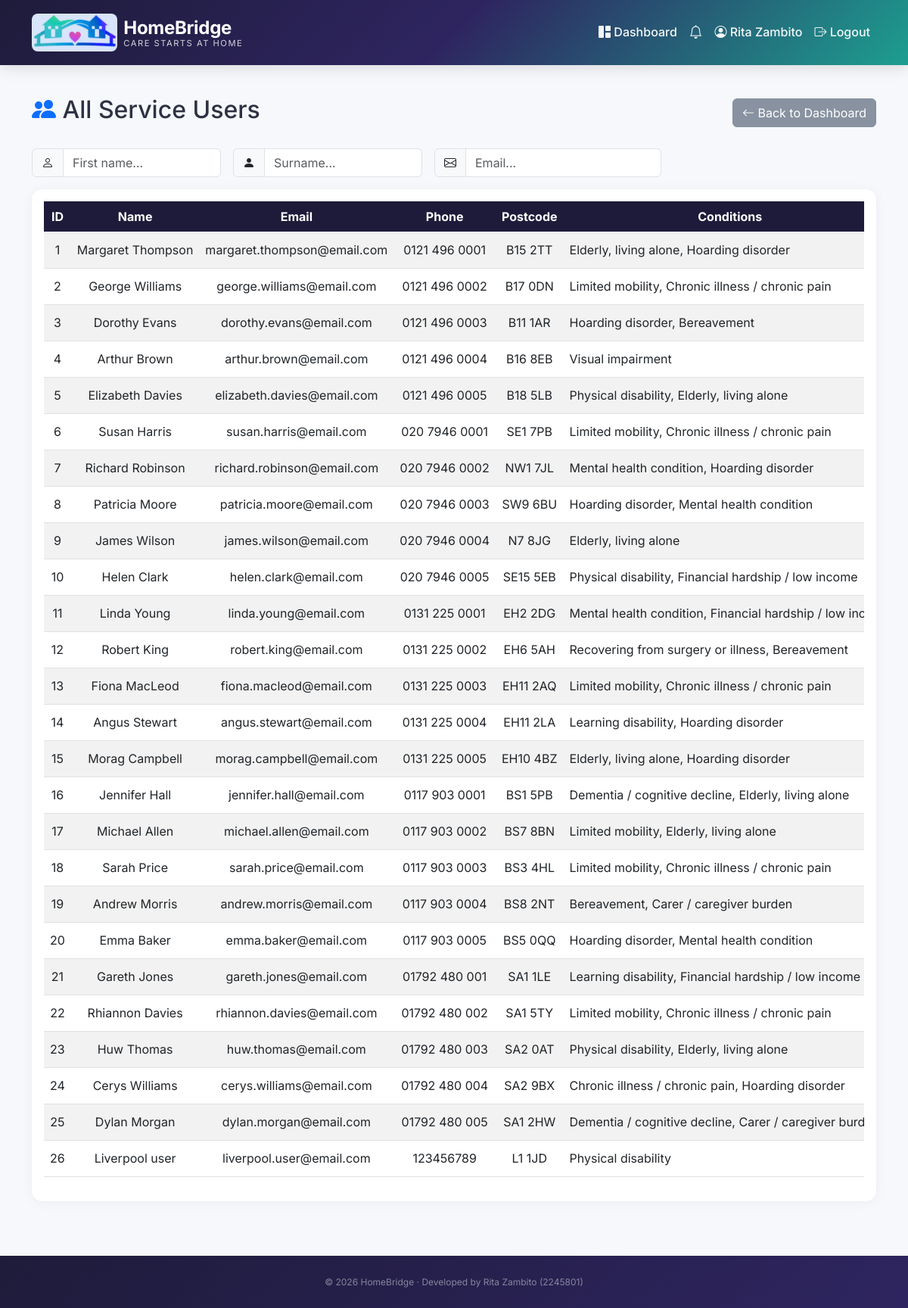
Screenshot of /admin/users (signed in) with the database file from the repository.
### app.py (models this page shows)
class Admin(db.Model):
    __tablename__ = 'admins'
    id = db.Column(db.Integer, primary_key=True)
    name = db.Column(db.String(100), nullable=False)
    email = db.Column(db.String(120), unique=True, nullable=False)
    password = db.Column(db.String(200), nullable=False)

class ServiceUser(db.Model):
    __tablename__ = 'service_users'
    id = db.Column(db.Integer, primary_key=True)
    name = db.Column(db.String(100), nullable=False)
    email = db.Column(db.String(120), unique=True, nullable=False)
    password = db.Column(db.String(200), nullable=False)
    phone = db.Column(db.String(20))
    address = db.Column(db.String(200))
    postcode = db.Column(db.String(10))
    latitude = db.Column(db.Float)  # Cached coordinates
    longitude = db.Column(db.Float)  # Cached coordinates
    conditions = db.Column(db.Text)
    emergency_contact = db.Column(db.String(20))
    registered_date = db.Column(db.DateTime, default=uk_now)
    status = db.Column(db.String(20), default='active')

### app.py (the view)
@app.route('/admin/users')
@login_required
def admin_users():
    if current_user.user_type != 'admin':
        flash('Access denied', 'danger')
        return redirect(url_for('index'))
    users = ServiceUser.query.order_by(ServiceUser.id.asc()).all()
    return render_template('admin/users.html', users=users)

### app.py (called while the page is built)
@login_manager.user_loader
def load_user(user_id):
    user_type, actual_id = user_id.split('_')
    actual_id = int(actual_id)
    if user_type == 'user':
        user_obj = ServiceUser.query.get(actual_id)
        if user_obj:
            return User(user_id, user_obj.email, user_obj.name, 'user')
    elif user_type == 'volunteer':
        volunteer_obj = Volunteer.query.get(actual_id)
        if volunteer_obj:
            return User(user_id, volunteer_obj.email, volunteer_obj.name, 'volunteer')
    elif user_type == 'admin':
        admin_obj = Admin.query.get(actual_id)
        if admin_obj:
            return User(user_id, admin_obj.email, admin_obj.name, 'admin')
    return None

@app.after_request
def add_no_cache(response):
    response.headers['Cache-Control'] = 'no-cache, no-store, must-revalidate'
    response.headers['Pragma'] = 'no-cache'
    response.headers['Expires'] = '0'
    return response

@app.context_processor
def inject_notification_count():
    if hasattr(current_user, 'is_authenticated') and current_user.is_authenticated:
        actual_id = int(current_user.id.split('_')[1])
        count = Notification.query.filter_by(
            recipient_id=actual_id,
            recipient_type=current_user.user_type,
            is_read=False
        ).count()
        return {'unread_notifications': count}
    return {'unread_notifications': 0}

### templates/admin/users.html (shortened to what this page needs)
{% extends "base.html" %}
{% block content %}
<div class="d-flex justify-content-between align-items-center mb-4">
    <h2><i class="bi bi-people-fill text-primary"></i> All Service Users</h2>
    <a href="{{ url_for('admin_dashboard') }}" class="btn btn-secondary">
        <i class="bi bi-arrow-left"></i> Back to Dashboard
    </a>
</div>
{% if users %}
    <div class="mb-3 d-flex gap-3">
        <div class="input-group" style="max-width: 250px;">
            <span class="input-group-text"><i class="bi bi-person"></i></span>
            <input type="text" id="userFirstName" class="form-control" placeholder="First name..." onkeyup="filterUsers()">
        </div>
        <div class="input-group" style="max-width: 250px;">
            <span class="input-group-text"><i class="bi bi-person-fill"></i></span>
            <input type="text" id="userSurname" class="form-control" placeholder="Surname..." onkeyup="filterUsers()">
        </div>
        <div class="input-group" style="max-width: 300px;">
            <span class="input-group-text"><i class="bi bi-envelope"></i></span>
            <input type="text" id="userEmail" class="form-control" placeholder="Email..." onkeyup="filterUsers()">
        </div>
    </div>
    <div class="card">
        <div class="card-body">
            <div class="table-responsive">
                <table class="table table-striped table-hover text-center align-middle" style="white-space: nowrap;" id="usersTable">
                    <thead class="table-dark">
                        <tr>
                            <th>ID</th>
                            <th>Name</th>
                            <th>Email</th>
                            <th>Phone</th>
                            <th>Postcode</th>
                            <th>Conditions</th>
                        </tr>
                    </thead>
                    <tbody>
                        {% for user in users %}
                        <tr>
                            <td>{{ user.id }}</td>
                            <td>{{ user.name }}</td>
                            <td>{{ user.email }}</td>
                            <td>{{ user.phone or '-' }}</td>
                            <td>{{ user.postcode }}</td>
                            <td class="text-start">{{ user.conditions or '-' }}</td>
                        </tr>
                        {% endfor %}
                    </tbody>
                </table>
            </div>
        </div>
    </div>
{% else %}
    <div class="alert alert-info">
        <i class="bi bi-info-circle"></i> No service users registered yet.
    </div>
{% endif %}
{% endblock %}

### templates/base.html (shortened to what this page needs)
<!DOCTYPE html>
<html lang="en">
<head>
    <link href="https://cdn.jsdelivr.net/npm/bootstrap@5.3.0/dist/css/bootstrap.min.css" rel="stylesheet">
    <link rel="stylesheet" href="https://cdn.jsdelivr.net/npm/bootstrap-icons@1.11.0/font/bootstrap-icons.css">
</head>
<body class="d-flex flex-column min-vh-100">
    <nav class="navbar navbar-expand-lg navbar-hb" aria-label="Main navigation">
        <div class="container">
            <a href="{{ url_for('index') }}" class="navbar-brand d-flex align-items-center text-decoration-none">
                <img src="{{ url_for('static', filename='images/logo.png') }}" alt="HomeBridge" height="50" class="me-2" style="border-radius: 8px;">
                <div class="d-flex flex-column justify-content-center">
                    <span class="brand-name">HomeBridge</span>
                    <span class="brand-tagline">Care starts at home</span>
                </div>
            </a>
            <div class="collapse navbar-collapse" id="navbarNav">
                <ul class="navbar-nav ms-auto">
                    {% if current_user.is_authenticated %}
                        {% if current_user.user_type == 'admin' %}
                            <li class="nav-item">
                                <a class="nav-link" href="{{ url_for('admin_dashboard') }}">
                                    <i class="bi bi-grid-1x2-fill"></i> Dashboard
                                </a>
                            </li>
                        {% endif %}
                        <li class="nav-item">
                            <a class="nav-link position-relative" href="{{ url_for('notifications') }}" aria-label="Notifications">
                                <i class="bi bi-bell" style="font-size: 1.1rem;"></i>
                            </a>
                        </li>
                        <li class="nav-item">
                            {% if current_user.user_type == 'admin' %}
                                <span class="nav-link">
                                    <i class="bi bi-person-circle"></i> {{ current_user.name }}
                                </span>
                            {% elif current_user.user_type == 'volunteer' %}
                                <a class="nav-link" href="{{ url_for('volunteer_profile') }}">
                                    <i class="bi bi-person-circle"></i> {{ current_user.name }}
                                </a>
                            {% else %}
                                <a class="nav-link" href="{{ url_for('user_profile') }}">
                                    <i class="bi bi-person-circle"></i> {{ current_user.name }}
                                </a>
                            {% endif %}
                        </li>
                        <li class="nav-item">
                            <a class="nav-link" href="{{ url_for('logout') }}">
                                <i class="bi bi-box-arrow-right"></i> Logout
                            </a>
                        </li>
                    {% endif %}
                </ul>
            </div>
        </div>
    </nav>
    <main id="main-content" class="container my-4 flex-grow-1">
        {% block content %}{% endblock %}
    </main>
    <footer class="footer-hb mt-5" role="contentinfo">
        <div class="container text-center">
            <p class="footer-copy mb-0">
                &copy; 2026 HomeBridge &middot; Developed by Rita Zambito (2245801)
            </p>
        </div>
    </footer>
</body>
</html>

### templates/base.html (style rules this page uses)
:root { --hb-teal: #2ABFAB; --hb-teal-dark: #1D9E8F; --hb-violet: #7C5CBF; --hb-violet-dark: #5A3D96; --hb-pink-accent: #E8709A; --hb-navy: #1E1B3A; --hb-gradient: linear-gradient(135deg, #1D9E8F, #5A3D96); --hb-gradient-soft: linear-gradient(135deg, #2ABFAB, #7C5CBF); --hb-gradient-light: linear-gradient(135deg, #E8F8F5, #EDE7F6); }
body { font-family: 'Inter', sans-serif; background: #F7F8FC; color: #2D3142; }
.navbar-hb { background: linear-gradient(135deg, #1E1B3A 0%, #2E2560 50%, #1D9E8F 100%); padding: 0.8rem 0; box-shadow: 0 2px 20px rgba(0,0,0,0.15); position: sticky; top: 0; z-index: 1020; }
.navbar-hb .nav-link { color: rgba(255,255,255,0.95) !important; font-weight: 500; font-size: 1rem; transition: all 0.2s; }
.navbar-hb span.nav-link { color: rgba(255,255,255,0.95) !important; }
.brand-name { color: #fff; font-weight: 700; font-size: 1.5rem; letter-spacing: -0.3px; line-height: 1.2; }
.brand-tagline { color: rgba(255,255,255,0.8); font-size: 0.7rem; font-weight: 400; letter-spacing: 1.5px; text-transform: uppercase; line-height: 1; }
.btn-secondary { background: #8892A0; border-color: #8892A0; }
.card { border: none; border-radius: 14px; box-shadow: 0 2px 15px rgba(0,0,0,0.05); transition: transform 0.2s ease, box-shadow 0.2s ease; }
.table-dark, .table-dark th { background: var(--hb-navy) !important; border-color: rgba(255,255,255,0.08) !important; }
a { color: var(--hb-violet); }
.footer-hb { background: linear-gradient(135deg, #1E1B3A, #2E2560); color: rgba(255,255,255,0.85); padding: 1.6rem 0; font-size: 0.85rem; }
.footer-hb .footer-copy { color: rgba(255,255,255,0.45); font-size: 0.75rem; }

### rows the page displays
Admin: name "Rita Zambito"
ServiceUser: id "1", name "Margaret Thompson", email "margaret.thompson@email.com", phone "0121 496 0001", postcode "B15 2TT", conditions "Elderly, living alone, Hoarding disorder"
ServiceUser: id "2", name "George Williams", email "george.williams@email.com", phone "0121 496 0002", postcode "B17 0DN", conditions "Limited mobility, Chronic illness / chronic pain"
ServiceUser: id "3", name "Dorothy Evans", email "dorothy.evans@email.com", phone "0121 496 0003", postcode "B11 1AR", conditions "Hoarding disorder, Bereavement"
ServiceUser: id "4", name "Arthur Brown", email "arthur.brown@email.com", phone "0121 496 0004", postcode "B16 8EB", conditions "Visual impairment"
ServiceUser: id "5", name "Elizabeth Davies", email "elizabeth.davies@email.com", phone "0121 496 0005", postcode "B18 5LB", conditions "Physical disability, Elderly, living alone"
ServiceUser: id "6", name "Susan Harris", email "susan.harris@email.com", phone "020 7946 0001", postcode "SE1 7PB", conditions "Limited mobility, Chronic illness / chronic pain"
ServiceUser: id "7", name "Richard Robinson", email "richard.robinson@email.com", phone "020 7946 0002", postcode "NW1 7JL", conditions "Mental health condition, Hoarding disorder"
ServiceUser: id "8", name "Patricia Moore", email "patricia.moore@email.com", phone "020 7946 0003", postcode "SW9 6BU", conditions "Hoarding disorder, Mental health condition"
ServiceUser: id "9", name "James Wilson", email "james.wilson@email.com", phone "020 7946 0004", postcode "N7 8JG", conditions "Elderly, living alone"
ServiceUser: id "10", name "Helen Clark", email "helen.clark@email.com", phone "020 7946 0005", postcode "SE15 5EB", conditions "Physical disability, Financial hardship / low income"
ServiceUser: id "11", name "Linda Young", email "linda.young@email.com", phone "0131 225 0001", postcode "EH2 2DG", conditions "Mental health condition, Financial hardship / low…"
ServiceUser: id "12", name "Robert King", email "robert.king@email.com", phone "0131 225 0002", postcode "EH6 5AH", conditions "Recovering from surgery or illness, Bereavement"
ServiceUser: id "13", name "Fiona MacLeod", email "fiona.macleod@email.com", phone "0131 225 0003", postcode "EH11 2AQ", conditions "Limited mobility, Chronic illness / chronic pain"
ServiceUser: id "14", name "Angus Stewart", email "angus.stewart@email.com", phone "0131 225 0004", postcode "EH11 2LA", conditions "Learning disability, Hoarding disorder"
ServiceUser: id "15", name "Morag Campbell", email "morag.campbell@email.com", phone "0131 225 0005", postcode "EH10 4BZ", conditions "Elderly, living alone, Hoarding disorder"
ServiceUser: id "16", name "Jennifer Hall", email "jennifer.hall@email.com", phone "0117 903 0001", postcode "BS1 5PB", conditions "Dementia / cognitive decline, Elderly, living alone"
ServiceUser: id "17", name "Michael Allen", email "michael.allen@email.com", phone "0117 903 0002", postcode "BS7 8BN", conditions "Limited mobility, Elderly, living alone"
ServiceUser: id "18", name "Sarah Price", email "sarah.price@email.com", phone "0117 903 0003", postcode "BS3 4HL", conditions "Limited mobility, Chronic illness / chronic pain"
ServiceUser: id "19", name "Andrew Morris", email "andrew.morris@email.com", phone "0117 903 0004", postcode "BS8 2NT", conditions "Bereavement, Carer / caregiver burden"
ServiceUser: id "20", name "Emma Baker", email "emma.baker@email.com", phone "0117 903 0005", postcode "BS5 0QQ", conditions "Hoarding disorder, Mental health condition"
ServiceUser: id "21", name "Gareth Jones", email "gareth.jones@email.com", phone "01792 480 001", postcode "SA1 1LE", conditions "Learning disability, Financial hardship / low income"
ServiceUser: id "22", name "Rhiannon Davies", email "rhiannon.davies@email.com", phone "01792 480 002", postcode "SA1 5TY", conditions "Limited mobility, Chronic illness / chronic pain"
ServiceUser: id "23", name "Huw Thomas", email "huw.thomas@email.com", phone "01792 480 003", postcode "SA2 0AT", conditions "Physical disability, Elderly, living alone"
ServiceUser: id "24", name "Cerys Williams", email "cerys.williams@email.com", phone "01792 480 004", postcode "SA2 9BX", conditions "Chronic illness / chronic pain, Hoarding disorder"
ServiceUser: id "25", name "Dylan Morgan", email "dylan.morgan@email.com", phone "01792 480 005", postcode "SA1 2HW", conditions "Dementia / cognitive decline, Carer / caregiver…"
ServiceUser: id "26", name "Liverpool user", email "liverpool.user@email.com", phone "123456789", postcode "L1 1JD", conditions "Physical disability"
